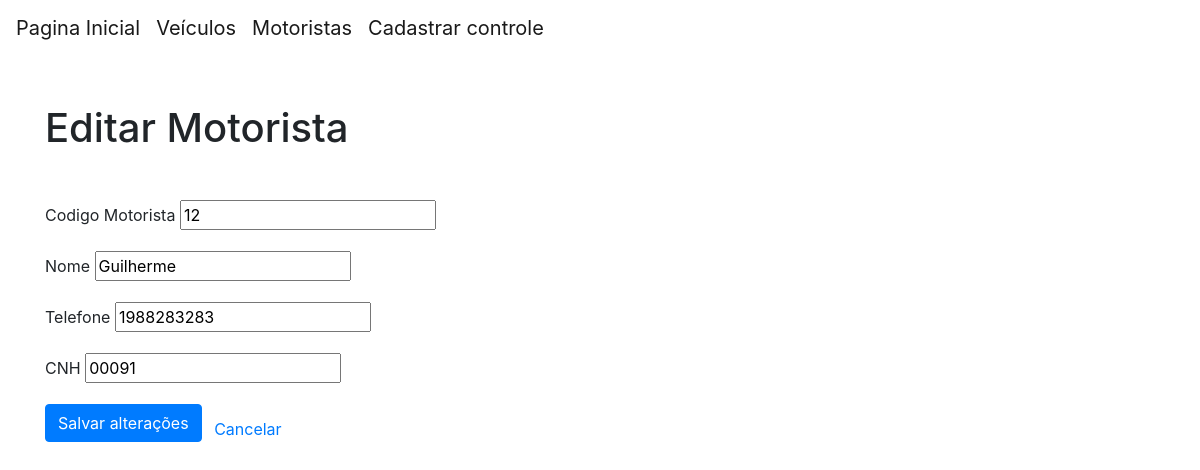
The page /motorista/editar/3 on the database its author committed.
### models.py (models this page shows)
class Motorista(db.Model):
    id = db.Column(db.Integer, primary_key=True)
    cod_motorista = db.Column(db.String(20), unique=True, nullable=False)
    nome = db.Column(db.String(100), nullable=False)
    telefone = db.Column(db.String(20), nullable=False)
    cnh = db.Column(db.String(20), nullable=False)

### routes/motorista_routes.py (the view, shortened to what this page needs)
@motorista_routes.route('/motorista/editar/<int:id>', methods=['GET', 'POST'])
def editar_motorista(id):
    motorista = Motorista.query.get(id)
    return render_template('/motorista/editar_motorista.html', motorista=motorista)

### templates/motorista/editar_motorista.html (shortened to what this page needs)
{% extends 'base.html' %}
{% block content %}
<h1 class="my-5">Editar Motorista</h1>
<form method="post">
            <div class="row mb-3">
                <div class="col-md-6">
                    <label for="cod_motorista" class="form-label">Codigo Motorista</label>
                    <input type="text" name='cod_motorista' id='cod_motorista' value={{ motorista.cod_motorista }}><br>
                </div>
            </div>
            <div class="row mb-3">
                <div class="col-md-6">
                    <label for="nome" class="form-label">Nome</label>
                    <input type="text" name='nome' id='nome' value={{ motorista.nome }}><br>
                </div>
            </div>
            <div class="row mb-3">
                <div class="col-md-6">
                    <label for="telefone" class="form-label">Telefone</label>
                    <input type="text" name='telefone' id='telefone' value={{ motorista.telefone }}><br>
                </div>
            </div>
            <div class="row mb-3">
                <div class="col-md-6">
                    <label for="cnh" class="form-label">CNH</label>
                    <input type="text" name='cnh' id='cnh' value={{ motorista.cnh }}><br>
                </div>
            </div>
    <button class="btn btn-primary mb-3" type="submit">Salvar alterações</button>
    <a href=" " class="mx-2">Cancelar</a>
</form>
{% endblock %}

### rows shown on the page
Motorista: cod_motorista "12", nome "Guilherme", telefone "1988283283", cnh "00091"
